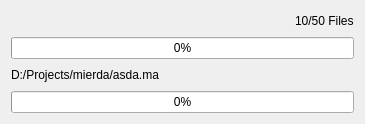
<?xml version="1.0" encoding="UTF-8"?>
<ui version="4.0">
 <class>Dialog</class>
 <widget class="QDialog" name="Dialog">
  <property name="geometry">
   <rect>
    <x>0</x>
    <y>0</y>
    <width>365</width>
    <height>122</height>
   </rect>
  </property>
  <property name="windowTitle">
   <string>Copy Files</string>
  </property>
  <layout class="QVBoxLayout" name="verticalLayout">
   <item>
    <layout class="QHBoxLayout" name="horizontalLayout_3">
     <item>
      <spacer name="horizontalSpacer_3">
       <property name="orientation">
        <enum>Qt::Horizontal</enum>
       </property>
       <property name="sizeHint" stdset="0">
        <size>
         <width>40</width>
         <height>20</height>
        </size>
       </property>
      </spacer>
     </item>
     <item>
      <widget class="QLabel" name="filesNumber_lbl">
       <property name="text">
        <string>10/50 Files</string>
       </property>
      </widget>
     </item>
    </layout>
   </item>
   <item>
    <widget class="QProgressBar" name="files_pb">
     <property name="value">
      <number>0</number>
     </property>
    </widget>
   </item>
   <item>
    <layout class="QHBoxLayout" name="horizontalLayout_4">
     <item>
      <widget class="QLabel" name="file_lbl">
       <property name="text">
        <string>D:/Projects/mierda/asda.ma</string>
       </property>
      </widget>
     </item>
     <item>
      <spacer name="horizontalSpacer_4">
       <property name="orientation">
        <enum>Qt::Horizontal</enum>
       </property>
       <property name="sizeHint" stdset="0">
        <size>
         <width>40</width>
         <height>20</height>
        </size>
       </property>
      </spacer>
     </item>
    </layout>
   </item>
   <item>
    <widget class="QProgressBar" name="file_pb">
     <property name="value">
      <number>0</number>
     </property>
    </widget>
   </item>
  </layout>
 </widget>
 <resources/>
 <connections/>
</ui>
